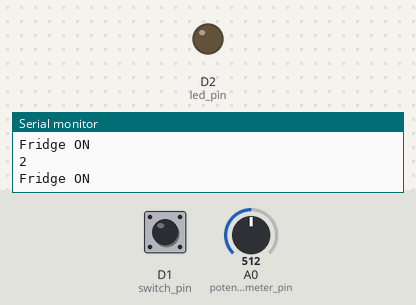
The sketch below on a simulated ESP8266 (NodeMCU). Parts: output pins drawn as LEDs (lit = HIGH), the last lines printed to the serial monitor. Inputs (shaded band) come from the test bench; at power-on: D1 (switch_pin) HIGH, A0 (potentiometer_pin) = 512.

Above: at 1.4 s.
1.5 s: D1 (switch_pin) pulled LOW for 0.5 s
At 2.2 s:
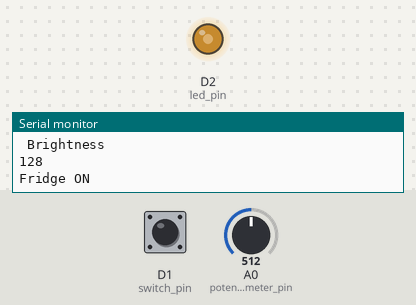
3.5 s: D1 (switch_pin) driven LOW
6.5 s: A0 (potentiometer_pin) set to 122
At 7.5 s:
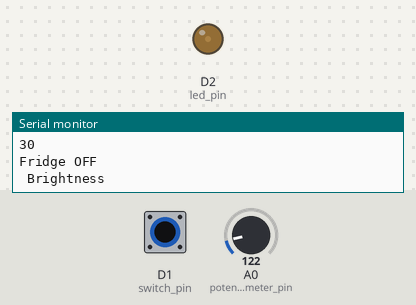
8.0 s: A0 (potentiometer_pin) set to 716
At 9.2 s:
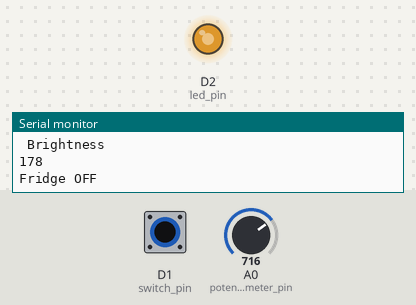
9.5 s: A0 (potentiometer_pin) set to 900
At 10.4 s:
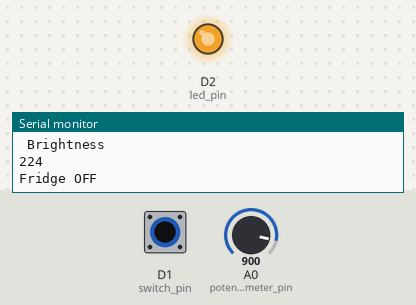
11.0 s: D1 (switch_pin) pulsed HIGH 5 times (0.12 s each, 0.3 s apart)
Timing chart, 0 to 14.0 s (numbered marks = the images above; inputs shaded):
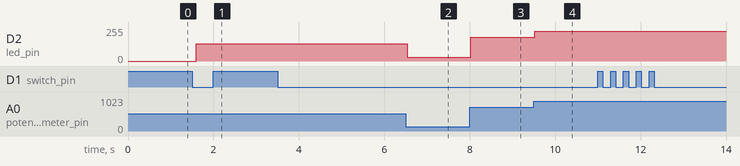

Measured:
- after the input at 1.5 s, D2 (led_pin): 0/255 → 128/255 after 0.10 s
- after the input at 6.5 s, D2 (led_pin): 128/255 → 30/255 at once
- after the input at 8.0 s, D2 (led_pin): 30/255 → 178/255 at once
- after the input at 9.5 s, D2 (led_pin): 178/255 → 224/255 at once

The sketch:

smart_fridge_part1.ino
```cpp
//assign pins and variables
const int switch_pin = D1; //  D1 pin to read the SIG from the switch
const int led_pin = D2;

const int potentiometer_pin = A0; // A0 pin ( analog) for potatiometer SIG

//variables for values
int switch_value;//0 or 1
int potValue; // analog val ( 0 - 1023 or mapped range)
int brightness_val; // analog val ( 0 - 1023 or mapped range)

//initialize temperature
int minTemp = -2;
int maxTemp = 6;


void setup() {
  // put your setup code here, to run once:
  pinMode(led_pin, OUTPUT);
  pinMode(switch_pin, INPUT);
  pinMode(potentiometer_pin, INPUT);

  //Start the serial to debug values
  Serial.begin(9600);

}

void loop() {
  // put your main code here, to run repeatedly:
  //if the fridge is on, turn on the temperature

  if(fridgeOn()) {

    Serial.println("Fridge ON");
    delay(200);
    Serial.println(fridgeTemperature());
    delay(200);

  }  else  {

    Serial.println("Fridge OFF");
    potValue= analogRead(potentiometer_pin);
    brightness_val = map(potValue,0,1023,0,255);//mapped to LED range
    Serial.println(" Brightness  ");
    Serial.println(brightness_val);
    //assign the potentiometer
    analogWrite(led_pin, brightness_val);

  }


}


bool fridgeOn() {
  //check if switch is on
  switch_value = digitalRead(switch_pin);
  if(switch_value == 0) {

    return false;

  } return true;

}

int fridgeTemperature() {

  potValue = analogRead(potentiometer_pin);
  //map to the voltage range(0- 1023 which is the resolution of the MC) to min and max temp
  potValue= map(potValue, 0, 1023, minTemp, maxTemp); //5 args
  return potValue;

}
```
